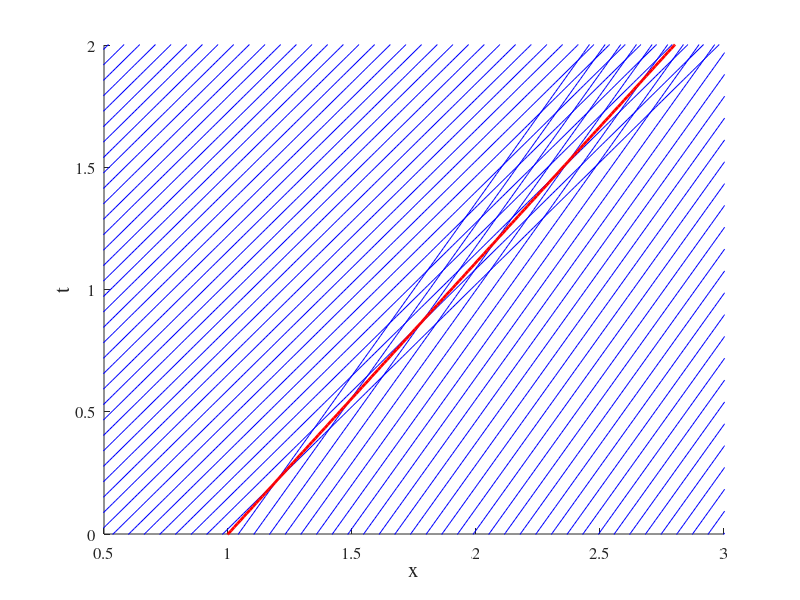

The MATLAB script that drew this image: (Note: this script raises an error after producing the figure.)
clc; clear all; close all;

x_mesh = linspace(-2*pi, 2*pi, 1000);
% x_mesh_R = x_mesh_R(2:end);
% x_mesh_L = linspace(-2*pi, 1,100);
figure
hold on
for x0 = linspace(-2*pi, 2*pi, 200)
    if x0 < 1
        t = x_mesh - x0;
    elseif x0 > 1
        t = sqrt(2) * (x_mesh - x0);
    end
    plot(x_mesh, t, 'Color', 'b')

end
t_s = ((x_mesh - 1) * pi) / (2 * sqrt(2));
plot(x_mesh, t_s, 'r', 'LineWidth', 2)

xlabel('x')
ylabel('t')
set(gca, 'FontSize', [12], 'FontName', 'Times')
set(gcf,'color','w');
xlabel('x', 'FontSize', 15)
ylabel('t', 'FontSize', 15)
axis([.5 3 0 2])
export_fig hw_14_plot1.pdf

%%
clc; clear all; close all;

x_mesh = linspace(-2*pi, 2*pi, 1000);
% x_mesh_R = x_mesh_R(2:end);
% x_mesh_L = linspace(-2*pi, 1,100);
figure
hold on
for x0 = linspace(-2*pi, 2*pi, 100)
    if x0 > 1
        t = x_mesh - x0;
    elseif x0 < 1
        t = (2/sqrt(2)) * (x_mesh - x0);
    end
    plot(x_mesh, t, 'Color', 'b')

end
% t_s = ((x_mesh - 1) * pi) / (2 * sqrt(2));
% plot(x_mesh, t_s, 'r')

xlabel('x')
ylabel('t')
set(gca, 'FontSize', [12], 'FontName', 'Times')
set(gcf,'color','w');
xlabel('x', 'FontSize', 15)
ylabel('t', 'FontSize', 15)
axis([0 4 0 4])
export_fig hw_14_plot2.pdf

%% Part 2 initial condition
clc; clear all; close all;
x = linspace(-1, 2, 100);
x1 = x(x <= 0);
x3 = x(x >= 1);
x2 = x(x > 0 & x <1);
u = [ones(1, length(x1)) (1-x2) zeros(1, length(x3))];
plot(x, u)
axis([-1 1.5 -.2 1.5])
xlabel('$x_0$')
ylabel('u')
set(gca, 'FontSize', [12], 'FontName', 'Times')
set(gcf,'color','w');
xlabel('x_0', 'FontSize', 15)
ylabel('u', 'FontSize', 15)
export_fig hw_14_plot3.pdf


%% Part 2 Characteristic Lines
clc; clear all; close all;

x_mesh = linspace(-4, 4, 100);
t_mesh = linspace(0, 4, 100);
% x_mesh_R = x_mesh_R(2:end);
% x_mesh_L = linspace(-2*pi, 1,100);
figure
hold on
for x0 = linspace(-1, 2, 50)
    if x0 < 0
        t = x_mesh - x0;
        plot(x_mesh, t, 'Color', 'b')

    elseif (x0 > 0) && (x0 < 1)
        t = (x_mesh - x0) / (1-x0);
        plot(x_mesh, t, 'Color', 'b')
    else
        line([x0 x0],[t_mesh(1) t_mesh(end)], 'Color', 'b')
    end

end
% t_s = ((x_mesh - 1) * pi) / (2 * sqrt(2));
% plot(x_mesh, t_s, 'r')

xlabel('x')
ylabel('t')
set(gca, 'FontSize', [12], 'FontName', 'Times')
set(gcf,'color','w');
xlabel('x', 'FontSize', 15)
ylabel('t', 'FontSize', 15)
axis([-1 2 0 2])
export_fig hw_14_plot4.pdf

%% Part 2 time plots
x = linspace(-1, 2, 100);
c = 4;
figure
for t = 0:.25:2;
    c = c + 1;
    u = zeros(1, length(x));
    if t < 1
        for i = 1:length(x)
            if x(i) <= t
                u(i) = 1;
            elseif (t < x(i)) && (x(i) < 1)
                u(i) = 1 - (x(i) - t) / (1 - t);
            else
                u(i) = 0;
            end
        end
        plot(x, u)
        set(gca, 'FontSize', [12], 'FontName', 'Times')
        set(gcf,'color','w');
        xlabel('x', 'FontSize', 15)
        ylabel('u', 'FontSize', 15)
        axis([-1 2 -.5 2])
        export_fig(sprintf('hw_14_plot%d', c),'-pdf');

        pause(1)
    elseif t >= 1
        for i = 1:length(x)
            if x(i) < .5 * t + .5
                u(i) = 1;
            elseif x(i) > .5 * t + .5
                u(i) = 0;
            end
        end
        plot(x, u)
        axis([-1 2 -.5 2])
        set(gca, 'FontSize', [12], 'FontName', 'Times')
        set(gcf,'color','w');
        xlabel('x', 'FontSize', 15)
        ylabel('u', 'FontSize', 15)
        export_fig(sprintf('hw_14_plot%d', c), '-pdf');
        pause(1)
    end
end





%% Part 3 Characteristics
clc; close all; clear all;

x = linspace(-100, 100, 1000);
u1 = 10;
v1 = 5;
u_p = u1/6; 
u_m = 2*u1/3;
slope1 = 1 / (v1 * (1 - (2 * u_m)/u1))
slope2 = 1 / (v1 * (1 - (2 * u_p)/u1))
figure
hold on
for x0 = linspace(-10, 10,  100)
    if x0 < 0
        t = (x - x0) / (v1 * (1 - (2*u_m)/u1));
    elseif x0 >= 0
        t = (x - x0) / (v1 * (1 - (2*u_p)/u1));
    plot(x, t, 'Color', 'b')
    end
    plot(x, t, 'Color', 'b')

end
% t_s = ((x_mesh - 1) * pi) / (2 * sqrt(2));
% plot(x_mesh, t_s, 'r')

xlabel('x')
ylabel('t')
set(gca, 'FontSize', [12], 'FontName', 'Times')
set(gcf,'color','w');
xlabel('x', 'FontSize', 15)
ylabel('t', 'FontSize', 15)
axis([-3 3 0 4])
export_fig hw_14_plot16.pdf
